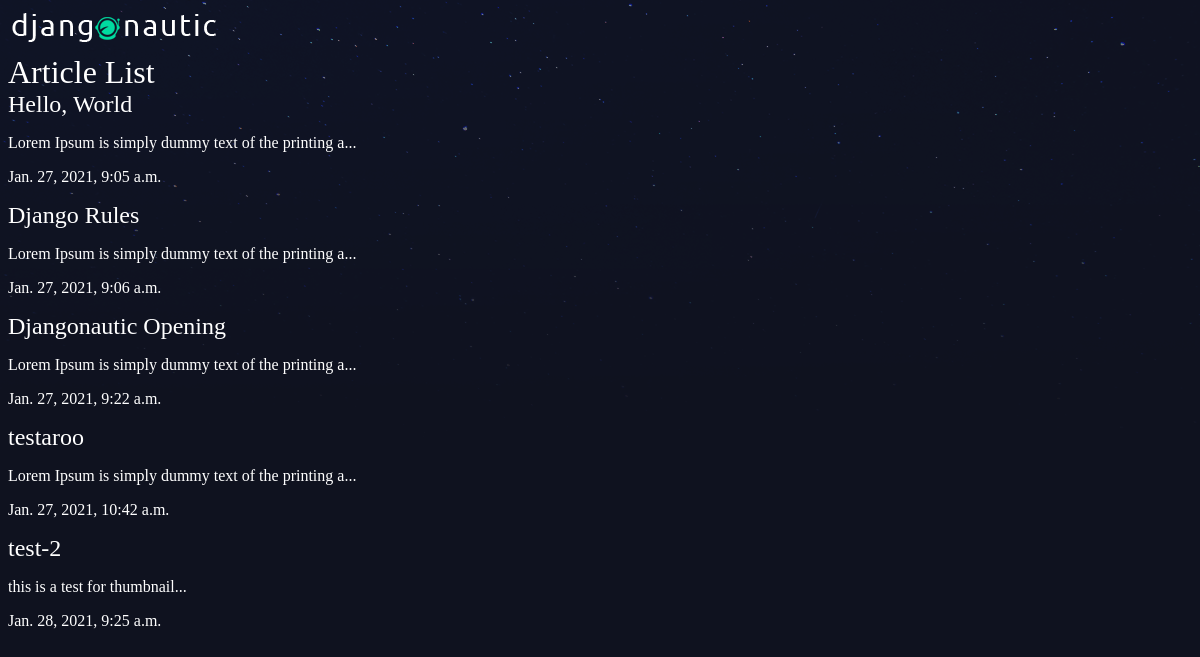
The app's page /articles/ with its own data.
### articles/models.py (models this page shows, shortened)
class Article(models.Model):
    title = models.CharField(max_length=100)
    slug = models.SlugField()
    body = models.TextField()
    date = models.DateTimeField(auto_now_add=True)
    thumb = models.ImageField(default='default.png', blank=True)
    def snippet(self):
        return self.body[:50] + '...'

### articles/views.py (the view)
# urls.py: path('',views.article_list, name='list'),
def article_list(request):
    articles = Article.objects.all().order_by('date')
    return render(request, 'articles/article_list.html', {'articles':articles})

### articles/templates/articles/article_list.html
{% extends 'base_layout.html' %}
{% block content %}
    <h1>Article List</h1>
    <div class="articles">
        {% for article in articles %}
            <div class="article">
                <h2><a href="{% url 'articles:detail' slug=article.slug %}">{{ article.title }}</a></h2>
                <p>{{ article.snippet }}</p>
                <p>{{ article.date }}</p>
            </div>
        {% endfor %}
    </div>
{% endblock %}

### assets/styles.css (style rules this page uses)
body { background-color: #0f121f; background-image: url(stars.png); background-repeat: no-repeat; color: #fff; }
body * { font-family: Ubuntu; }
h1, h2, h3, h4, h5 { font-weight: normal; margin: 0; }
a, a:hover, a:visited { color: #fff; text-decoration: none; }

### records on screen
Article: title "Hello, World", snippet "Lorem Ipsum is simply dummy text of the printing a...", date "Jan. 27, 2021, 9:05 a.m."
Article: title "Django Rules", snippet "Lorem Ipsum is simply dummy text of the printing a...", date "Jan. 27, 2021, 9:06 a.m."
Article: title "Djangonautic Opening", snippet "Lorem Ipsum is simply dummy text of the printing a...", date "Jan. 27, 2021, 9:22 a.m."
Article: title "testaroo", snippet "Lorem Ipsum is simply dummy text of the printing a...", date "Jan. 27, 2021, 10:42 a.m."
Article: title "test-2", snippet "this is a test for thumbnail...", date "Jan. 28, 2021, 9:25 a.m."
